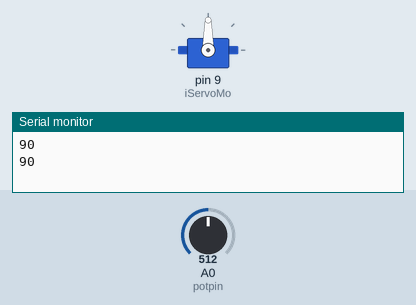
This sketch was run on a simulated Arduino Uno, built with avr-gcc and run on an emulated ATmega328P. Shown: servo, the last lines printed to the serial monitor. The test bench sets the inputs (shaded band); at power-on: A0 (potpin) = 512.

Above: at 1.8 s.
1.9 s: A0 (potpin) set to 716
At 3.0 s:
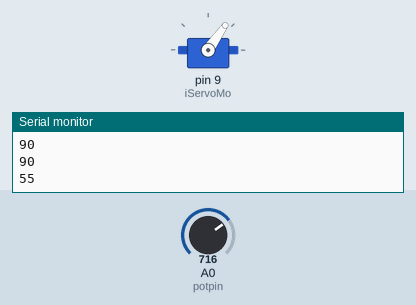
3.5 s: A0 (potpin) set to 900
At 4.6 s:
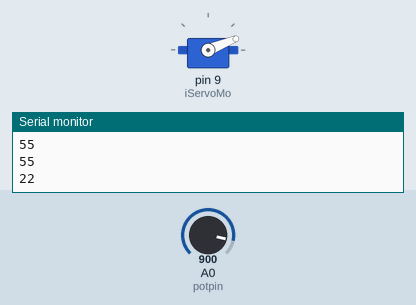
5.5 s: A0 (potpin) set to 1023
At 7.2 s:
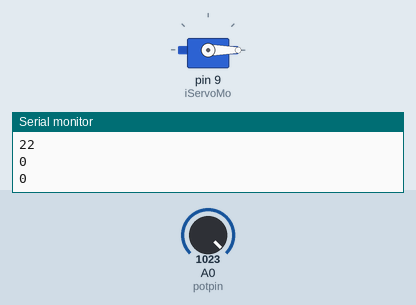
7.5 s: A0 (potpin) set to 306
At 8.8 s:
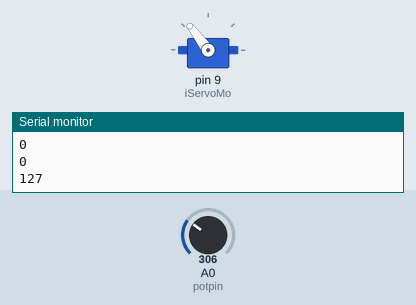
9.5 s: A0 (potpin) set to 122
At 10.4 s:
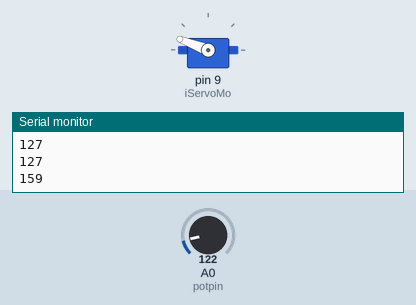
11.5 s: A0 (potpin) set to 0
At 13.2 s:
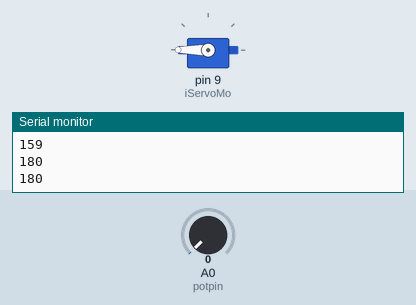
Timing chart, 0 to 14.5 s (numbered marks = the images above; inputs shaded):
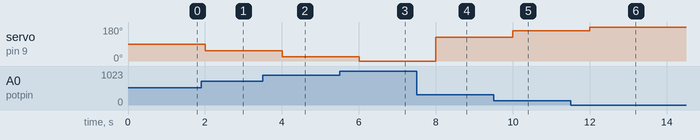

Measured:
- after the input at 1.9 s, servo on pin 9 (iServoMo): 90° → 55° after 0.10 s
- after the input at 3.5 s, servo on pin 9 (iServoMo): 55° → 22° after 0.50 s
- after the input at 5.5 s, servo on pin 9 (iServoMo): 22° → 0° after 0.50 s
- after the input at 7.5 s, servo on pin 9 (iServoMo): 0° → 127° after 0.50 s
- after the input at 9.5 s, servo on pin 9 (iServoMo): 127° → 159° after 0.50 s
- after the input at 11.5 s, servo on pin 9 (iServoMo): 159° → 180° after 0.50 s

The sketch:

de_pihit_motor.ino
```cpp
/*
De-Pihit na motor, +5V sa power ni Servo at Kanang pin ni POTTY (Variable Resistor),
GND sa GND ni Servo at Kaliwang pin ni POTTY
A0(1,2,3,etc.) sa Gitna ni Potty
Orange pin ni Servo sa may tilde (~) ni Uno

*/

#include <Servo.h>  //pag wala nito, HU U si servo kay UNO

Servo iServoMo;  //Ayaw mautusan ni Servo, gusto ipasa ang utos (Instance) kay iServoMo

int potpin = 0;  //babasang AnalogPIN sa pihitan (gitna)
int val;        //taga-salo ng value ni pihitan


void setup()
{
  Serial.begin(9600);
  iServoMo.attach(9); //(anong pin, kung magwala... set PWMs 00, 2500 muna)
}

void loop()
{
	val = analogRead(potpin);  //kuha value ng pihitan

  	//i-mapa ang kontrol (current ni val, ,,orig FROM .. ,,magiging...)
  	val = map(val, 0, 1023, 180, 0);
  	// kung baligtad ang kontrol, baligtarin ang mundo nya sa map


  	iServoMo.write(val);  // utos angel kontrol sa servo kumporme kay val

  	//eme nlang ito
  	Serial.println(val);
	delay(1000); // lakihan ang value kapag tinoyo si Uno, Servo, or both.
}
```
